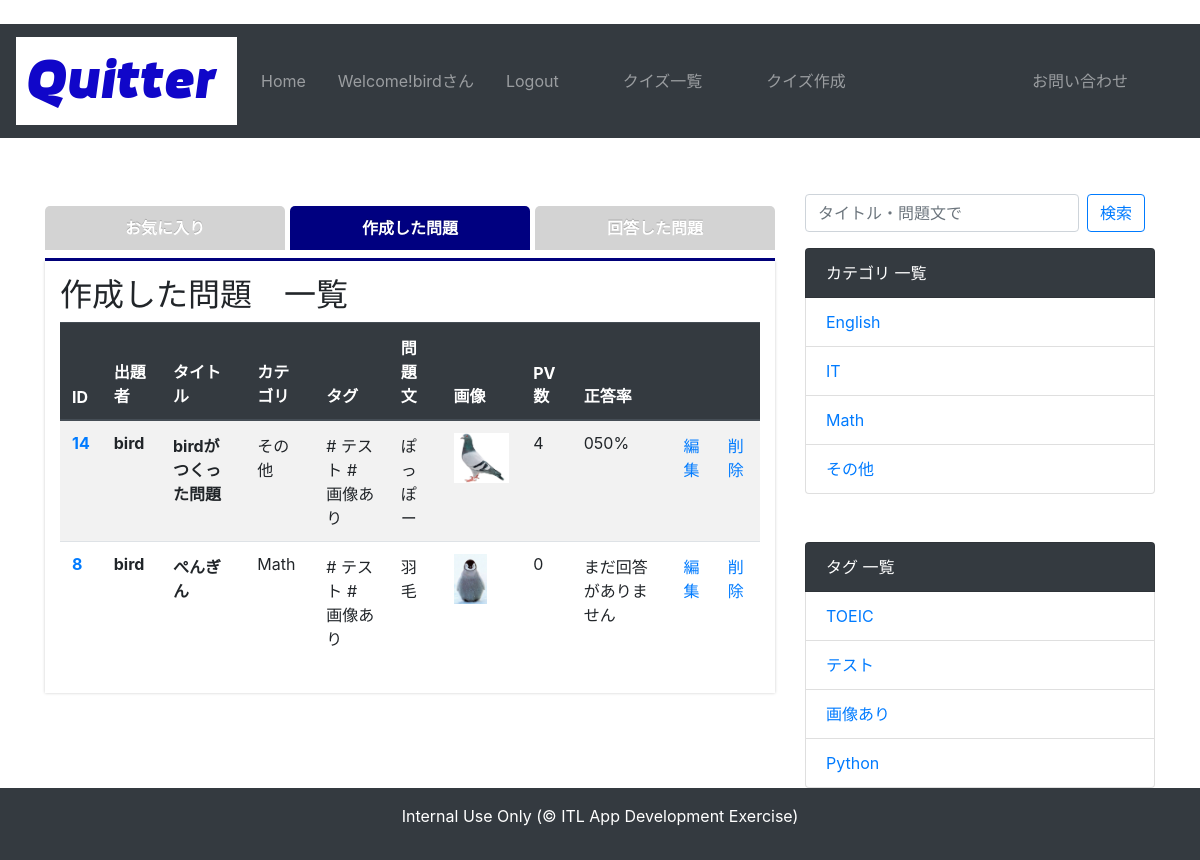
Screenshot of /quiz/mypage/ (signed in) with the database file from the repository.
### account/models.py (models this page shows)
class User(AbstractUser):
    pass

### quiz/models.py (models this page shows, shortened)
class Quiz(models.Model):
    QUIZ_CHOICES = (
        ('a', 'a'), ('b', 'b'), ('c', 'c'), ('d', 'd')
        )
    author = models.ForeignKey(User,verbose_name='作成者',on_delete=models.CASCADE)
    title = models.CharField('タイトル', max_length=255)
    text = models.TextField('問題文')
    image = models.ImageField('画像', upload_to='img', blank=True, null=True)
    category = models.ForeignKey(Category, verbose_name='カテゴリ', blank=False, on_delete=models.PROTECT)
    tag = models.ManyToManyField(Tag, verbose_name='タグ', blank=True)
    choice_a = models.CharField('選択肢a', max_length=255)
    choice_b = models.CharField('選択肢b', max_length=255)
    choice_c = models.CharField('選択肢c', max_length=255)
    choice_d = models.CharField('選択肢d', max_length=255)
    correct_answer = models.CharField('正解', choices=QUIZ_CHOICES, max_length=1)
    explanation = models.TextField('解説', blank=True)
    created_at = models.DateTimeField('問題更新日', default=timezone.now)

class Category(models.Model):
    name = models.CharField('カテゴリ名', max_length=255)
    def __str__(self):
        return self.name

class Tag(models.Model):
    name = models.CharField('タグ名', max_length=255)
    def __str__(self):
        return self.name

### quiz/views.py (the view)
# urls.py: path('mypage/', views.mypage, name='mypage'),
@login_required
def mypage(request):
    user = request.user
    created_quiz_list = Quiz.objects.filter(author=user).order_by('-created_at')
    quiz_dict = get_quiz_dict(created_quiz_list)
    answer_history = Answer.objects.filter(answerer=user).order_by('-answered_at')
    context = {
        'quiz_dict': quiz_dict,
        'answer_history': answer_history,
    }
    return render(request, 'quiz/mypage.html', context)

### quiz/context_processors.py (called while the page is built)
def common(request):
    context = {
        'category_list':Category.objects.all(),
        'tag_list':Tag.objects.all()
    }
    return context

### quiz/func.py (called while the page is built)
def get_quiz_dict(quiz_list):
    quiz_dict = {}
    for quiz in quiz_list:
        quiz_id = quiz.id
        answer = Answer.objects.filter(quiz=quiz_id) # 問題IDでフィルターした回答履歴
        total_count = answer.count() # 総回答数
        correct_count = answer.filter(is_correct=True).count() # 正解の回答数
        try:
            correct_rate = f'{correct_count / total_count * 100:03.0f}%'
        except ZeroDivisionError:
            correct_rate = "まだ回答がありません"
        quiz_dict[quiz] = {
            'total_count': total_count,
            'correct_rate': correct_rate,
        }
    return quiz_dict

### templates/quiz/mypage.html (shortened to what this page needs)
{% extends 'base.html' %}
{% load static %}
{% block customcss %}
<link rel="stylesheet" href="{% static 'css/tab.css' %}">
{% endblock customcss %}
{% block content %}
<div class="tab-wrap">
    <input id="TAB-01" type="radio" name="TAB" class="tab-switch" checked="checked" /><label class="tab-label" for="TAB-01">お気に入り</label>
    <input checked="checked" id="TAB-02" type="radio" name="TAB" class="tab-switch" /><label class="tab-label" for="TAB-02">作成した問題</label>
    <div class="tab-content">
        <h2>作成した問題　一覧</h2>
        <table class="table table-striped">
            <thead class="thead-dark">
                <tr>
                    <th>ID</th>
                    <th>出題者</th>
                    <th>タイトル</th>
                    <th>カテゴリ</th>
                    <th>タグ</th>
                    <th>問題文</th>
                    <th>画像</th>
                    <th>PV数</th>
                    <th>正答率</th>
                    <th></th>
                    <th></th>
                </tr>
            </thead>
            <tbody>
                {% for quiz, value in quiz_dict.items %}
                <tr>
                    <th scope="row"><a href="{% url 'quiz:detail' quiz.pk %}">{{ quiz.pk }}</a></th>
                    <th>{{ quiz.author }}</th>
                    <th>{{ quiz.title }}</th>
                    <td>{{ quiz.category }}</td>
                    <td>{% for tag in quiz.tag.all %} # {{ tag }}{% endfor %}</td>
                    <td>{{ quiz.text|linebreaksbr }}</td>
                    <td>{% if quiz.image %}<img src="{{ quiz.image.url }}" height=50>{% endif %}</td>
                    <td>{{ value.total_count }}</td>
                    <td>{{ value.correct_rate }}</td>
                    <td><a href="{% url 'quiz:edit' quiz.pk %}">編集</a></td>
                    <td><a href="{% url 'quiz:delete' quiz.pk %}">削除</a></td>
                </tr>
                {% endfor %}
            </tbody>
        </table>
    </div>
    <input id="TAB-03" type="radio" name="TAB" class="tab-switch" /><label class="tab-label" for="TAB-03">回答した問題</label>
</div>
{% endblock content %}
{% block sidebar %}
    <ul class="list-group mt-2 mb-3">
        <form class="form-inline my-2 my-lg-0" method="GET" action="{% url 'quiz:search' %}">
            <input class="form-control mr-sm-2" type="text" placeholder="タイトル・問題文で" aria-label="Search" name="keyword">
            <button class="btn btn-outline-primary my-2 my-sm-0" type="submit">検索</button>
        </form>
    </ul>
    <ul class="list-group mb-5">
        <li class="list-group-item bg-dark text-white">カテゴリ 一覧</li>
        {% for category in category_list %}
            <li class="list-group-item"><a href="{% url 'quiz:category' category.pk %}">{{ category }}</a></li>
        {% endfor %}
    </ul>
    <ul class="list-group">
        <li class="list-group-item bg-dark text-white">タグ 一覧</li>
        {% for tag in tag_list %}
            <li class="list-group-item"><a href="{% url 'quiz:tag' tag.pk %}">{{ tag }}</a></li>
        {% endfor %}
    </ul>
{% endblock sidebar %}

### templates/base.html (shortened to what this page needs)
﻿<!doctype html>
{% load static %}
<html lang="ja">
<head>
    <link rel="stylesheet" href="https://stackpath.bootstrapcdn.com/bootstrap/4.5.0/css/bootstrap.min.css">
    {% block customcss %}
    {% endblock customcss %}
</head>
<body>
    <nav class="navbar navbar-expand-lg navbar-dark bg-dark">
        <a class="navbar-brand" href="{% url 'quiz:index' %}">
            <img src="{% static 'img/quitter.png' %}" alt="logo">
        </a>
        <div class="collapse navbar-collapse justify-content-end" id="navbarSupportedContent">
            <ul class="navbar-nav mr-auto">
                <li class="nav-item">
                    <a class="nav-link" href="{% url 'quiz:index' %}">Home</a>
                </li>
                {% if user.is_authenticated %}
                <li class="nav-item ml-3">
                    <a class="nav-link" href="{% url 'quiz:mypage' %}">Welcome!{{ user }}さん</a>
                </li>
                <li class="nav-item ml-3">
                    <a class="logout nav-link" href="{% url 'account:logout' %}">Logout</a>
                </li>
                {% endif %}
                <li class="nav-item ml-5">
                    <a class="nav-link" href="{% url 'quiz:list' %}">クイズ一覧</a>
                </li>
                <li class="nav-item ml-5">
                    <a class="nav-link" href="{% url 'quiz:create' %}">クイズ作成</a>
                </li>
            </ul>
            <ul class="navbar-nav">
                <li class="nav-item mr-5">
                    <a class="nav-link" href="{% url 'quiz:contact' %}">お問い合わせ</a>
                </li>
            </ul>
        </div>
    </nav>
<div class="container mt-5">
    <div class="row">
        <div class="col-md-8">
        {% block content %}
        {% endblock content %}
        </div>
        <div class="col-md-4">
        {% block sidebar %}
        {% endblock sidebar %}
        </div>
    </div>
</div>
<footer class="bg-dark text-white text-center py-3">
    <p>Internal Use Only (&copy; ITL App Development Exercise)</p>
</footer>
</body>
</html>

### static/css/tab.css (style rules this page uses)
.tab-wrap { display: flex; flex-wrap: wrap; margin:20px 0; }
.tab-wrap:after { content: ''; width: 100%; height: 3px; background: navy; display: block; order: -1; }
.tab-label { color: White; background: LightGray; font-weight: bold; text-shadow: 0 -1px 0 rgba(0,0,0,.2); white-space: nowrap; text-align: center; padding: 10px .5em; order: -1; position: relative; z-index: 1; cursor: pointer; border-radius: 5px 5px 0 0; flex: 1; }
.tab-label:not(:last-of-type) { margin-right: 5px; }
.tab-content { width: 100%; height: 0; overflow: hidden; opacity: 0; }
.tab-switch:checked+.tab-label { background: navy; }
.tab-switch:checked+.tab-label+.tab-content { height: auto; overflow: auto; padding: 15px; opacity: 1; transition: .5s opacity; box-shadow: 0 0 3px rgba(0,0,0,.2); }

### rows the page displays
User: username "bird"
Quiz: pk "14", author "bird", title "birdがつくった問題", category "その他", text "ぽっぽー", image (picture), total_count "4", correct_rate "050%"
Tag: name "テスト"
Tag: name "画像あり"
Quiz: pk "8", author "bird", title "ぺんぎん", category "Math", text "羽毛", image (picture), total_count "0", correct_rate "まだ回答がありません"
Category: name "English"
Category: name "IT"
Category: name "Math"
Category: name "その他"
Tag: name "TOEIC"
Tag: name "Python"
